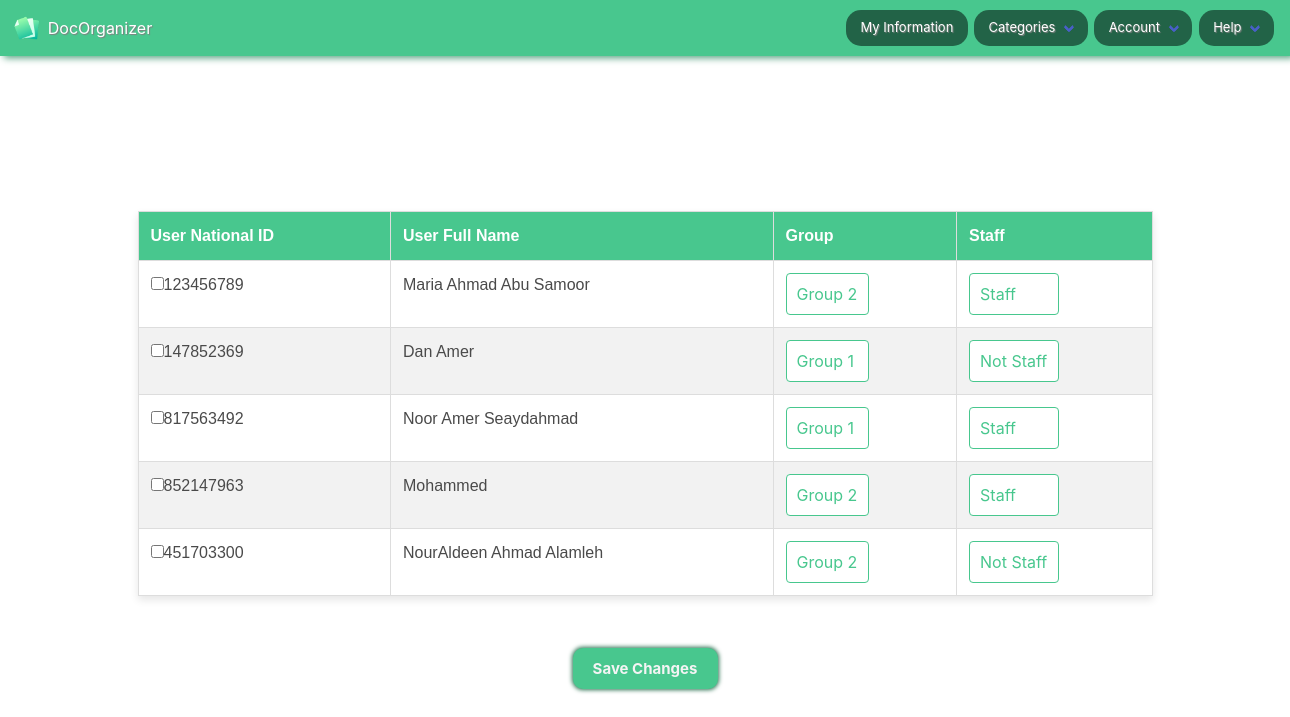
Page /useraccount/updateusers/ (signed in) on the committed database.
### DocOrgnizer/models.py (models this page shows, shortened)
class UserProfile(AbstractUser):
    full_name = models.CharField(max_length=255, unique=True)
    national_id = models.PositiveIntegerField(unique=True)
    email = models.EmailField(unique=True)
    username=None
    first_name = None
    last_name = None
    USERNAME_FIELD = 'full_name'
    REQUIRED_FIELDS = ['email']

### useraccount/views.py (the view, shortened to what this page needs)
# urls.py: path('updateusers/', update_users_view, name='updateusersview'),
@login_required
def update_users_view(request):
    user_management_data = user_management_view(request)
    return render(request, 'user/usersmanagement.html', {'all_users': user_management_data['all_users'], 'is_superuser': user_management_data['is_superuser']})

### useraccount/views.py (called while the page is built)
@login_required
def user_management_view(request):
    if request.user.is_superuser:
        all_users = UserProfile.objects.exclude(id=request.user.id)
    elif request.user.is_staff:
        all_users = UserProfile.objects.filter(is_staff=False, is_superuser=False)
    else:
        all_users = UserProfile.objects.exclude(id=request.user.id)
    for user in all_users:
        user.group = 'Group1' if user.groups.filter(name='Group1').exists() else 'Group2'
        user.is_staff = user.is_staff
    is_superuser = request.user.is_superuser
    context = {
        'all_users': all_users,
        'is_superuser': is_superuser,
    }
    return context

### useraccount/templates/user/usersmanagement.html (shortened to what this page needs)
{% extends 'index.html' %}
{% load csp %}
{% block content %}
<!DOCTYPE html>
<html lang="en">
<head>
</head>
<body>
    <form method="POST" action="{% url 'updateusersview' %}">
        <div class="id">
            <table>
                <thead>
                    <tr>
                        <th style="color: #fff;">User National ID</th>
                        <th style="color: #fff;">User Full Name</th>
                        <th style="color: #fff;">Group</th>
                        {% if is_superuser %}
                            <th style="color: #fff;">Staff</th>
                        {% endif %}
                    </tr>
                </thead>
                    <tbody>
                        {% for user in all_users %}
                            <tr>
                                <td><input type="checkbox" name="selected_users" value="{{ user.national_id }}">{{ user.national_id }}</td>
                                <td>{{ user.full_name }}</td>
                                <td>
                                    <select class="awesome-style" name="group_{{user.national_id}}">
                                        <option value="group1" {% if user.group == 'Group1' %}selected{% endif %}>Group 1</option>
                                        <option value="group2" {% if user.group == 'Group2' %}selected{% endif %}>Group 2</option>
                                    </select>
                                    {% if is_superuser %}
                                    <td>
                                        <select class="awesome-style" name="is_staff_{{user.national_id}}">
                                            <option value="1" {% if user.is_staff %}selected{% endif %}>Staff</option>
                                            <option value="0" {% if not user.is_staff %}selected{% endif %}>Not Staff</option>
                                        </select>
                                    </td>
                                    {% endif %}
                                </td>
                            </tr>
                        {% endfor %}
                </tbody>
            </table>
            <div class="btn-wrapper">
                <button type="submit"  class="btn">Save Changes</button>
            </div>
        </div>
    </form>
</body>
</html>
{% endblock %}

### useraccount/templates/index.html (shortened to what this page needs)
{% load csp %}
{% load static %}
<!DOCTYPE html>
<html lang="en">
<head>
    <link rel="stylesheet" href="https://cdnjs.cloudflare.com/ajax/libs/bulma/0.9.3/css/bulma.min.css">
</head>
<body>
    <div class="menu">
        <div class="logo">
            <img src="{%static 'image/logo.png' %}" alt="Logo image">
            <div class="doc-organizer">DocOrganizer</div>
        </div>
        <div class="btns">
            <a class="nav" href="{% url 'userinfo' %}">My Information</a>
            <div class="navbar-item has-dropdown is-hoverable">
                <a class="navbar-link" style="color: white;" href="">Categories</a>
            </div>
            <div class="navbar-item has-dropdown is-hoverable">
                <a class="navbar-link" style="color: white;" href="">Account</a>
            </div>
            <div class="navbar-item has-dropdown is-hoverable">
                <a class="navbar-link" style="color: white;" href="">Help</a>
            </div>
        </div>
    </div>
    {% block content %}{% endblock content %}
</body>
</html>

### useraccount/templates/index.html (style rules this page uses)
body { justify-content: center; align-items: center; height: 100vh; margin: 0; background-size: cover; background-position: center; }
.menu { width: 100%; background-color: #48c78e; margin: 0rem; padding: 0.8rem; padding-top: 0.45rem; padding-bottom: 0.45rem; box-shadow: 4px 2px 7px 0px rgb(84, 161, 127); display: flex; flex-direction: row; align-items: center; justify-content: space-between; color: white; text-shadow: 1px 1px 1px gray; margin-bottom: 5rem; }
.menu>.logo { display: flex; flex-direction: row; align-items: center; }
.menu>.logo>img { width: 30px; height: 30px; margin-right: 5px; }
.menu>.btns>a { color: white; text-shadow: 1px 1px 1px #808080; text-decoration: none; }
.menu>.btns { display: flex; flex-direction: row; }
.nav, .navbar-link { background-color: #226347; padding: 0.5rem; padding-left: 0.9rem; padding-right: 0.9rem; border-radius: 15px; margin: 0.2rem; font-size: small; color: white; }

### useraccount/templates/user/usersmanagement.html (style rules this page uses)
.id { font-family: Arial, sans-serif; margin: -5rem; padding: 0; display: flex; justify-content: center; align-items: center; height: 100vh; flex-direction: column; }
table { border-collapse: collapse; width: 70%; margin: 20px; box-shadow: 0 4px 8px rgba(0, 0, 0, 0.1); background-color: #fff; }
th,td { border: 1px solid #ddd; padding: 12px; text-align: left; }
th { background-color: #48c78e; color: #fff; }
tr:nth-child(even) { background-color: #f2f2f2; }
select.awesome-style { padding: 10px; font-size: 16px; border: 1px solid #48c78e; border-radius: 4px; background-color: #fff; color: #48c78e; appearance: none; cursor: pointer; }
select.awesome-style option { background-color: #fff; color: #48c78e; }
.btn-wrapper { display: flex; justify-content: center; width: 50%; margin: 2rem; }
.btn { width: 20%; padding: 0.7rem; background-color: #48c78e; color: #f4f4f4; font-size: 15px; font-weight: bold; border: none; border-radius: 10px; cursor: pointer; box-shadow: #2f7354 0px 0px 4px 1px; }

### rows in the picture
UserProfile: national_id "123456789", full_name "Maria Ahmad Abu Samoor", national "Group 2", is_staff+national "Staff"
UserProfile: national_id "147852369", full_name "Dan Amer", national "Group 1", is_staff+national "Not Staff"
UserProfile: national_id "817563492", full_name "Noor Amer Seaydahmad", national "Group 1", is_staff+national "Staff"
UserProfile: national_id "852147963", full_name "Mohammed", national "Group 2", is_staff+national "Staff"
UserProfile: national_id "451703300", full_name "NourAldeen Ahmad Alamleh", national "Group 2", is_staff+national "Not Staff"
